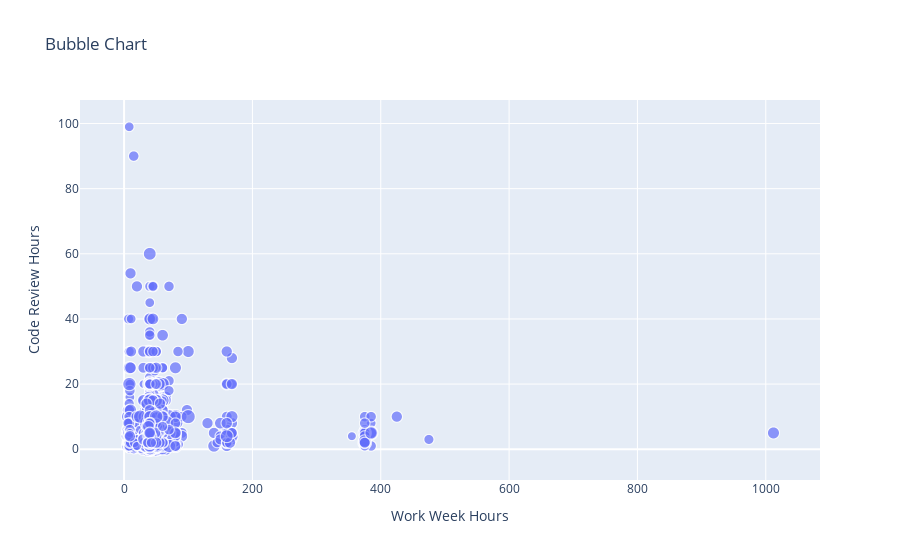

Notebook cell for this chart:
### Markdown cell above
Create a bubble plot of `WorkWeekHrs` and `CodeRevHrs`, use `Age` column as bubble size.

### Code cell
sql_query= "SELECT WorkWeekHrs, CodeRevHrs, Age FROM master"
df=pd.read_sql_query(sql_query, conn)
df = df.dropna(subset=['Age'])

import plotly.express as px

fig = px.scatter(df, x='WorkWeekHrs', y='CodeRevHrs', size='Age', title='Bubble Chart',
                 labels={'WorkWeekHrs': 'Work Week Hours', 'CodeRevHrs': 'Code Review Hours'})

fig.show()

### Figure 1 — Plotly figure (JSON) as saved in the notebook; plotly's stock layout.template omitted (floating-point values rounded to 4 significant figures; data arrays with more than 128 entries replaced by an {"elided": "..."} marker saying what was removed)
{"data": [{"hovertemplate": "Work Week Hours=%{x}<br>Code Review Hours=%{y}<br>Age=%{marker.size}<extra></extra>", "legendgroup": "", "marker": {"color": "#636efa", "size": {"elided": "11111 int values"}, "sizemode": "area", "sizeref": 0.2475, "symbol": "circle"}, "mode": "markers", "name": "", "showlegend": false, "type": "scattergl", "x": {"elided": "11111 float values"}, "xaxis": "x", "y": {"elided": "11111 float values"}, "yaxis": "y"}], "layout": {"autosize": true, "legend": {"itemsizing": "constant", "tracegroupgap": 0}, "title": {"text": "Bubble Chart"}, "xaxis": {"anchor": "y", "autorange": true, "domain": [0, 1], "range": [-59.68, 1076.0], "title": {"text": "Work Week Hours"}, "type": "linear"}, "yaxis": {"anchor": "x", "autorange": true, "domain": [0, 1], "range": [-11.2, 108.4], "title": {"text": "Code Review Hours"}, "type": "linear"}}}
